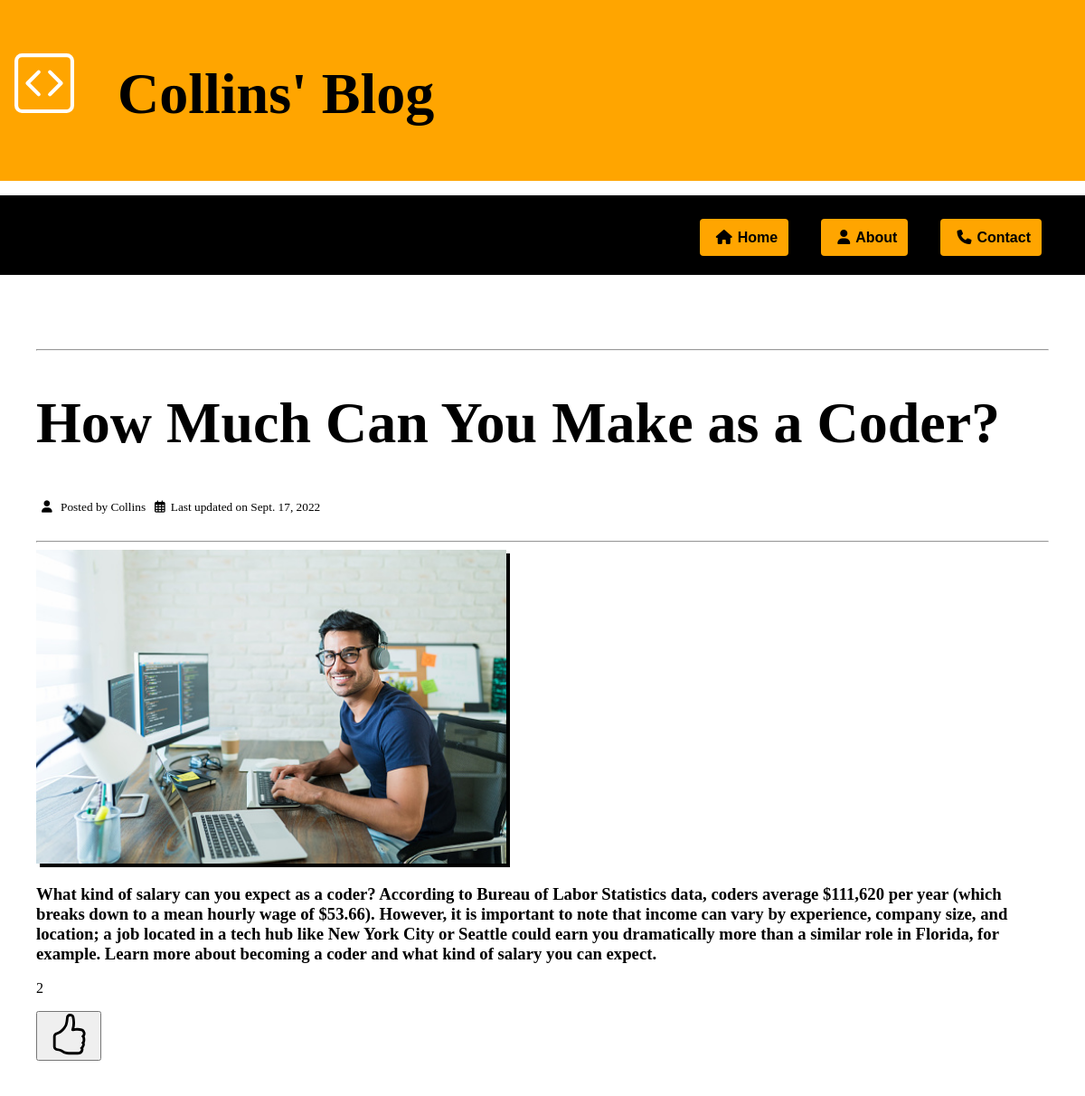
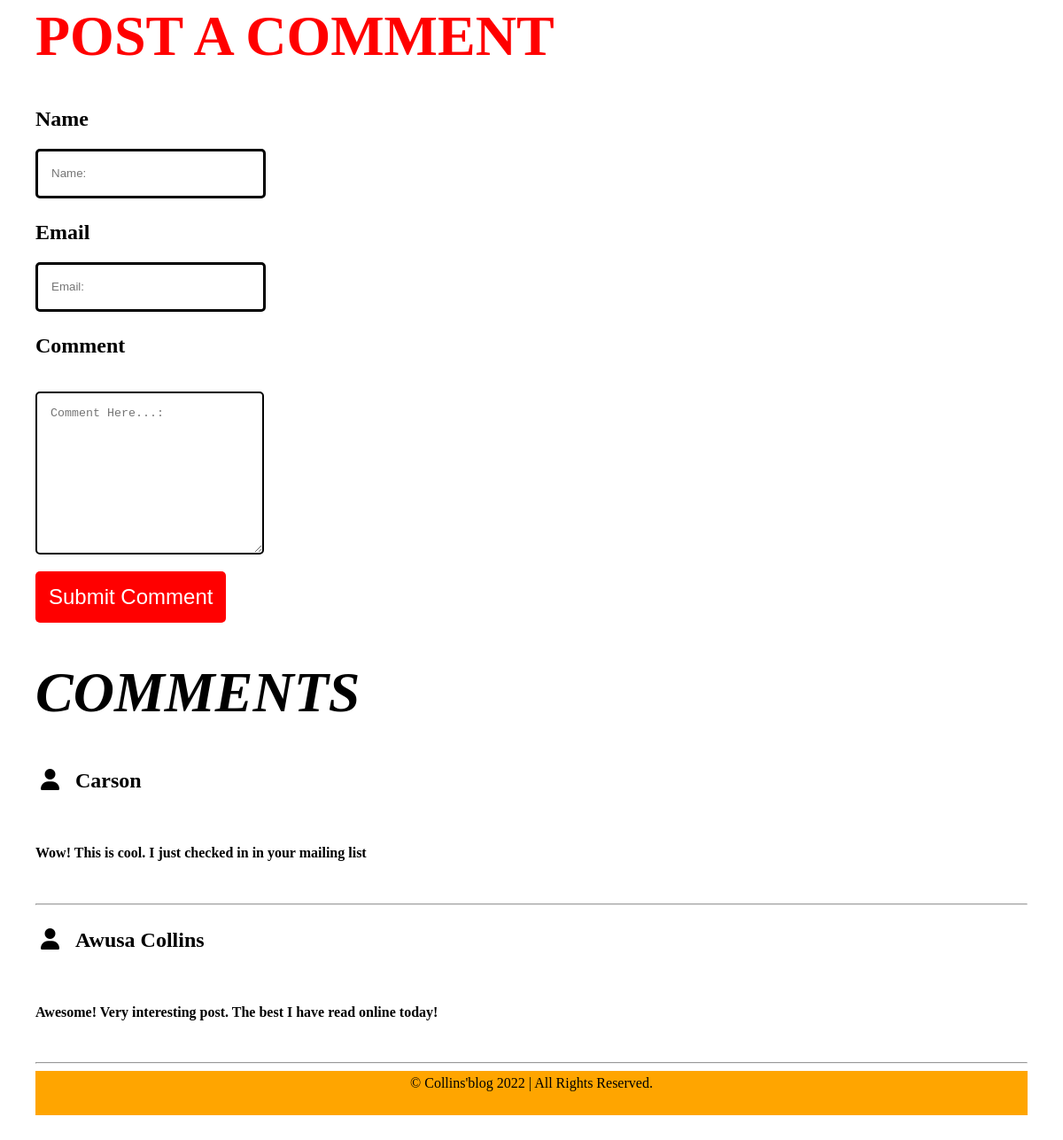
The app's page /how-much-can-you-make-as-a-coder with its own data (2 pictures, top to bottom).
### Blog_Post/models.py (models this page shows, shortened)
class Post(models.Model):
    featured_image = models.ImageField(upload_to='Post_Images', blank=True)
    title = models.CharField(max_length=50)
    body = models.TextField()
    slug = models.SlugField()
    date_published = models.DateField(auto_now=True)
    author = models.ForeignKey(User, on_delete=models.CASCADE, related_name='authors')
    post_likes = models.ManyToManyField(User, related_name='post_likes', blank=True)

class Comment(models.Model):
    name = models.CharField(max_length=50)
    email = models.EmailField(max_length=50)
    comment_body = models.TextField(blank=False)
    post = models.ForeignKey(Post, on_delete=models.CASCADE, related_name='comments')

### Blog_Post/views.py (the view)
# urls.py: path('<slug:slug>', views.post_detail, name='post_detail'),
def post_detail(request, slug):
    post = Post.objects.get(slug= slug)
    comments = post.comments.all()
    new_comment = None
    notify=False
    if request.user.is_authenticated:
        user = request.user
        if post.post_likes.filter(id=user.id).exists():
            notify = True
    if request.method == 'POST':
        comments = post.comments.all()
        form = CommentForm(request.POST)
        if form.is_valid():
            new_comment = form.save(commit=False)
            new_comment.post = post
            new_comment.save()
            return HttpResponseRedirect(reverse('post_detail', args=[str(post.slug)]))
        if request.user.is_authenticated:
            user = request.user
            if post.post_likes.filter(id= user.id).exists():
                notify = False
                post.post_likes.remove(user)
            else:
                notfiy = True
                post.post_likes.add(user)
    else:
        form = CommentForm()
    return render(request, 'Blog_Post/post_detail.html', { 'notify': notify, 'post':post, 'comments': comments, 'form':form})

### Blog_Post/forms.py
class CommentForm(forms.ModelForm):
    name = forms.CharField(max_length=50, widget=forms.TextInput(attrs={
        'class': 'form-control', 'placeholder': 'Name:'
    }))
    email = forms.EmailField(max_length=50, widget=forms.EmailInput(attrs={
        'class': 'form-control', 'placeholder': 'Email:'
    }))
    comment_body = forms.CharField(widget=forms.Textarea(attrs={
        'id': 'form-textarea', 'placeholder': 'Comment Here...:'
    }))
    class Meta:
        model = Comment
        fields = ['name', 'email', 'comment_body']

### templates/Blog_Post/post_detail.html (shortened to what this page needs)
<!DOCTYPE html>
{% extends 'Blog_Post/base.html' %}
{% block content %}
<div class="container">
    <br />
    <hr />
    <h1>{{post.title}}</h1>
    <small><i class="fa-solid fa-user"></i> Posted by {{post.author}}</small>
    <small><i class="fa-regular fa-calendar-days"></i>Last updated on {{post.date_published}}</small> <br /> <br />
    <hr />
    <img src="{{ post.featured_image.url}}">
    <h3>{{post.body}}</h3>
    <p> {{post.post_likes.count}}</p>
    <form action="" method="POST">
    {% if notify %}
    <button id="like"> <svg xmlns="http://www.w3.org/2000/svg" width="56" height="46" fill="currentColor" class="bi bi-hand-thumbs-up-fill" viewBox="0 0 16 16">
        <path d="M6.956 1.745C7.021.81 7.908.087 8.864.325l.261.066c.463.116.874.456 1.012.965.22.816.533 2.511.062 4.51a9.84 9.84 0 0 1 .443-.051c.713-.065 1.669-.072 2.516.21.518.173.994.681 1.2 1.273.184.532.16 1.162-.234 1.733.058.119.103.242.138.363.077.27.113.567.113.856 0 .289-.036.586-.113.856-.039.135-.09.273-.16.404.169.387.107.819-.003 1.148a3.163 3.163 0 0 1-.488.901c.054.152.076.312.076.465 0 .305-.089.625-.253.912C13.1 15.522 12.437 16 11.5 16H8c-.605 0-1.07-.081-1.466-.218a4.82 4.82 0 0 1-.97-.484l-.048-.03c-.504-.307-.999-.609-2.068-.722C2.682 14.464 2 13.846 2 13V9c0-.85.685-1.432 1.357-1.615.849-.232 1.574-.787 2.132-1.41.56-.627.914-1.28 1.039-1.639.199-.575.356-1.539.428-2.59z"/>
      </svg>
    </button> <br />
    {% else %}
    <button>
    </button> <br />
    {% endif %}
    <h1 id="post-a-comment"> POST A COMMENT </h1>
</form>
<form method="POST">
   <h2>Name</h2> {{form.name}} <br />
   <h2>Email</h2> {{form.email}} <br /> <h2>Comment</h2> <br />
   {{form.comment_body}} <br />
    <input type='submit' id="submit_btn" value="Submit Comment">
</form>
<h1><em>COMMENTS</em></h1>
{% for comment in comments reversed %}
<h2><i class="fa-solid fa-user"> &nbsp </i>{{comment.name}}</h2> <br />
<h4>{{comment.comment_body}}</h4> <br />
<hr />
{% endfor %}
{% endblock %}

### static/css/base.css (style rules this page uses)
body { margin: 0px; padding: 0%; }
h1 { font-size: 4em; font-family: 'Lucida Sans'; }
i { color: #000; padding: 6px; height: 12px; }
img { width: 65vh; box-shadow: 4px 4px; }
.container { padding:40px; }
.form-control { width: 20%; height: 20px; padding: 15px; margin-bottom: 5px; border: 3px solid #000; border-radius: 5px; }
#form-textarea { width: 20%; padding: 15px; border: 2px solid #000; border-radius: 5px; margin-bottom: 15px; }
#post-a-comment { color: red; }
#submit_btn { padding: 15px; background-color: red; color:#fff; font-size: 1.5em; border: none; border-radius: 5px; cursor: pointer; }

### records on screen
Post: title "How Much Can You Make as a Coder?", author "Collins", date_published "Sept. 17, 2022", featured_image (picture), body "What kind of salary can you expect as a coder? According to Bureau of Labor Statistics data, coders average $111,620 per year (which breaks down to a mean hourly wage of $53.66). However, it is important to note that income can vary by experience, company size, and location; a job located in a tech hub like New York City or Seattle could earn you dramatically more than a similar role in Florida, for example. Learn more about becoming a coder and what kind of salary you can expect.", post_likes.count "2"
Comment: name "Carson", comment_body "Wow! This is cool. I just checked in in your mailing list"
Comment: name "Awusa Collins", comment_body "Awesome! Very interesting post. The best I have read online today!"
